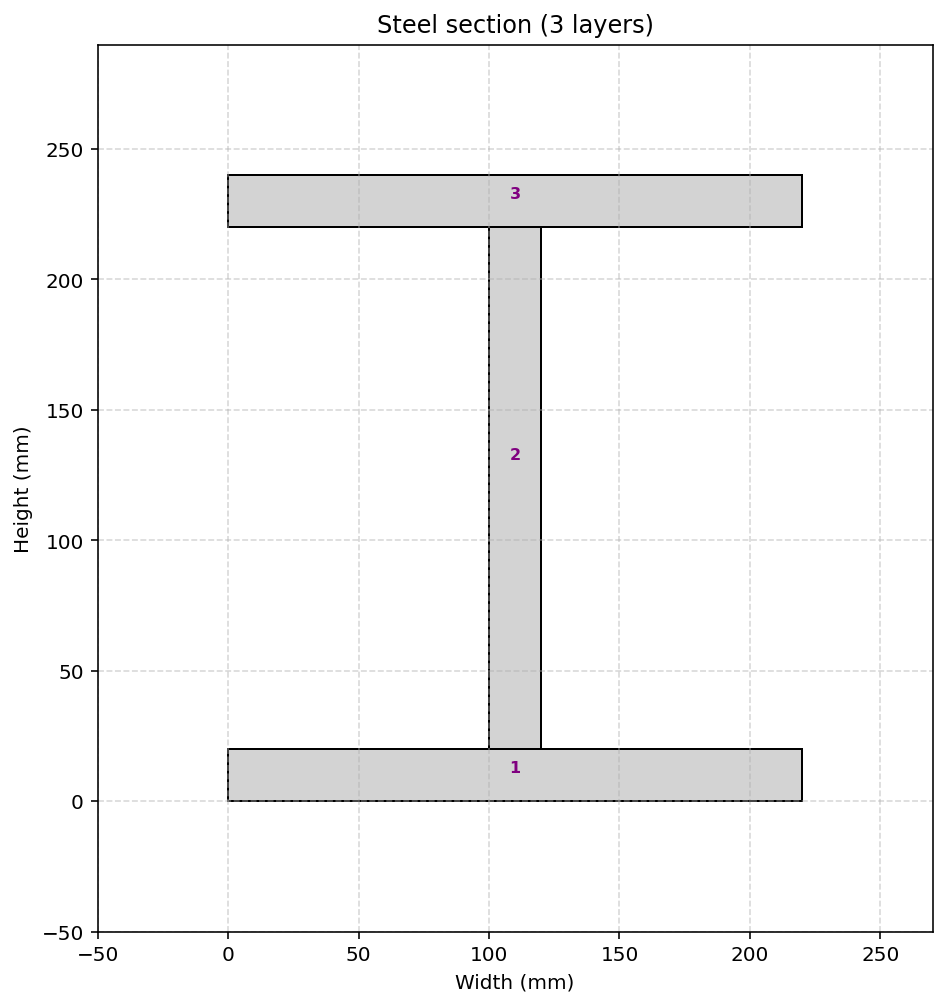

Python code for this plot:
def I_STEEL_PLATE_SECTION_DIFF_WIDTH_HEIGHT_FUN_EXTRA(secTag, STEEL_TYPE, STEEL_DENSITY, plot=True):
    """
    Create a steel with different widths and heights, fiber section (OpenSees) and,
    if PLOT=True, draw a simple 2‑D sketch of the section.

    Parameters
    ----------
    secTag          : int   – section identifier
    STEEL_TYPE      : str   – 'ELASTIC' or 'INELASTIC'
    STEEL_DENSITY: float – ρc (kg/m³) – will be converted to N·s²/mm³
    PLOT            : bool  – draw the section if True
    
    THIS PYTHON SCRIPT WRITTEN BY SALAR DELAVAR GHASHGHAEI (QASHQAI)
    """
    import numpy as np
    import openseespy.opensees as ops
    import matplotlib.pyplot as plt
    import matplotlib.pyplot as plt, matplotlib.patches as patches
    
    # Define materials for nonlinear elements
    # Define parameters (units: mm, N)
    # ------------------------------------------
    # STEEL
    fy = 240          # [N/mm²] Steel Yield Strength   
    Es = 2e5          # [N/mm²] Modulus of Elasticity
    ey = fy/Es        # [mm/mm] Steel Yield Strain
    fu = 1.1818*fy    # [N/mm²] Steel Ultimate Strength
    esu = 0.15        # [mm/mm] Steel Ultimate Strain
    Esh = (fu - fy)/(esu - ey)
    Bs = Esh / Es

    steelTag = secTag + 100
    if STEEL_TYPE == 'ELASTIC':
        ops.uniaxialMaterial('Elastic', steelTag, Es) 
    if STEEL_TYPE == 'INELASTIC':   
        pinchX = 0.8   # Pinching factor in X direction
        pinchY = 0.5   # Pinching factor in Y direction
        damage1 = 0.0  # Damage due to ductility
        damage2 = 0.0  # Damage due to energy
        beta = 0.1     # Stiffness degradation parameter
        ops.uniaxialMaterial('Hysteretic', steelTag,
                             fy, ey,
                             fu, esu,
                             0.2*fu, 1.1*esu,
                             -fy, -ey,
                             -fu, -esu,
                             -0.2*fu, -1.1*esu,
                             pinchX, pinchY,
                             damage1, damage2, beta)
        # INFO LINK: https://opensees.berkeley.edu/wiki/index.php/Hysteretic_Material
        

    # -------------------- Fiber section -------------------------
    ops.section('Fiber', secTag)
    # -------------------- Steel Section -------------------------------
    # (layers depth[mm], layers width[mm], center y‑coord [mm], center x‑coord [mm], numSubdivY, numSubdivZ)
    steel_layers = [
        (20.0, 220.0, 10.0, 110.0, 10, 10),   # 1
        (220.0, 20.0, 130.0, 110.0, 10, 10),  # 2
        (20.0, 220.0, 230.0, 110.0, 10, 10),  # 3    
         
        #(10.0, 75.0, -5.0, 100.0, 10, 10),    # 4
        #(10.0, 75.0, 185.0, 100.0, 10, 10),   # 5
        
        #(100.0, 10.0, 90.0, 90.0, 10, 10),    # 6
        #(100.0, 10.0, 90.0, 110.0, 10, 10),    # 7
        
    ]
    for depth, width, center_y, center_x, numSubdivY, numSubdivZ in steel_layers:
        x_left = center_x - width/2
        x_right = center_x + width/2
        y_bot = center_y - depth/2
        y_top = center_y + depth/2
        ops.patch('rect', steelTag, numSubdivY, numSubdivZ, x_left, y_bot, x_right, y_top)

    # -------------------- Section area -------------------------
    # Initialize
    min_bottom = float('inf')
    max_top = -float('inf')
    TOTAL_AREA = 0.0
    
    for depth, width, center_y, center_x,_ ,_ in steel_layers:
        bottom = center_y - depth/2
        top = center_y + depth/2
        min_bottom = min(min_bottom, bottom)
        max_top = max(max_top, top)
        TOTAL_AREA += depth * width
    
    SECTION_HEIGHT = max_top - min_bottom
    
    print(f"Section height = {SECTION_HEIGHT} mm")
    print(f"Section area   = {TOTAL_AREA} mm²")

    # -------------------- Plot (optional) -----------------------
    if plot:
        import matplotlib.pyplot as plt
        import matplotlib.patches as patches
        
        fig, ax = plt.subplots(figsize=(10, 8))
        ax.set_xlabel('Width (mm)')
        ax.set_ylabel('Height (mm)')
        ax.set_title('Steel section (3 layers)')
        ax.grid(True, ls='--', alpha=0.5)
        
        # Steel geometry derived from steel_layers
        ii = 0
        for depth, width, center_y, center_x,_ ,_ in steel_layers:
            x_left = center_x - width/2
            x_right = center_x + width/2
            y_bot = center_y - depth/2
            y_top = center_y + depth/2
            rect = patches.Rectangle(
                (x_left, y_bot), width, depth,
                linewidth=1, edgecolor='black', facecolor='lightgray'
            )
            ax.add_patch(rect)
            ii += 1
            ax.text(
                center_x, center_y, f'{ii}',
                color='purple', fontsize=8,
                ha='center', va='bottom', fontweight='bold'
            )
        
        
        # Compute overall limits from the actual steel layers
        all_x = []
        all_y = []
        for depth, width, center_y, center_x,_ ,_ in steel_layers:
            all_x.append(center_x - width/2)
            all_x.append(center_x + width/2)
            all_y.append(center_y - depth/2)
            all_y.append(center_y + depth/2)
        x_min, x_max = min(all_x), max(all_x)
        y_min, y_max = min(all_y), max(all_y)
        margin = 50  # mm extra space around
        ax.set_xlim(x_min - margin, x_max + margin)
        ax.set_ylim(y_min - margin, y_max + margin)
        ax.set_aspect('equal')
        plt.show()

    ELE_MASS = STEEL_DENSITY * TOTAL_AREA   # kg/mm

    return SECTION_HEIGHT, ELE_MASS
